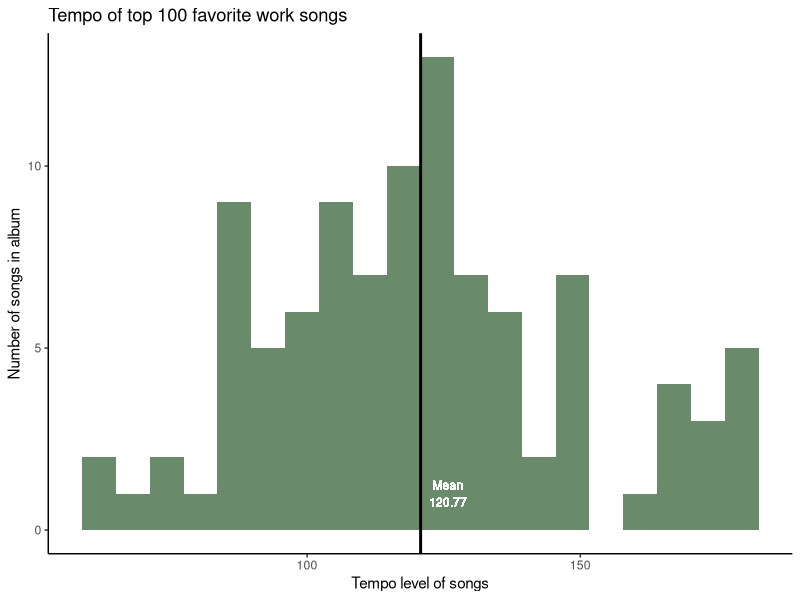
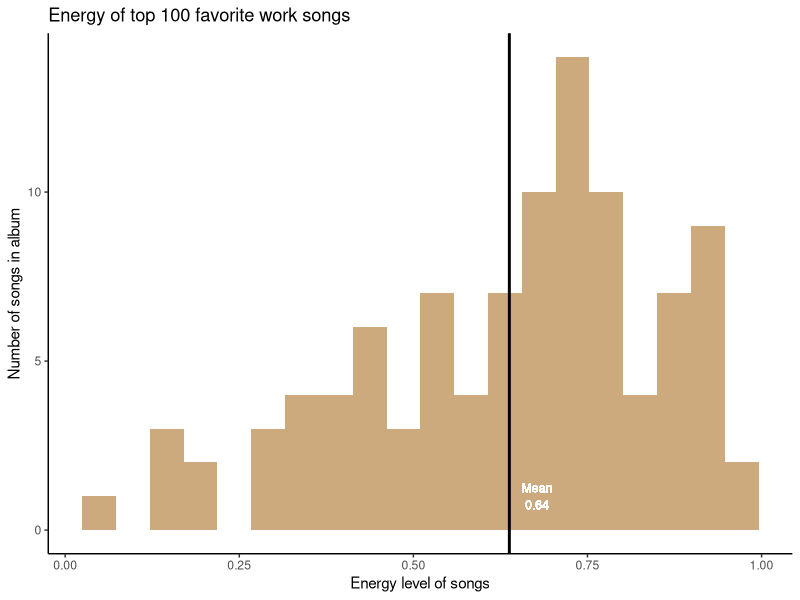
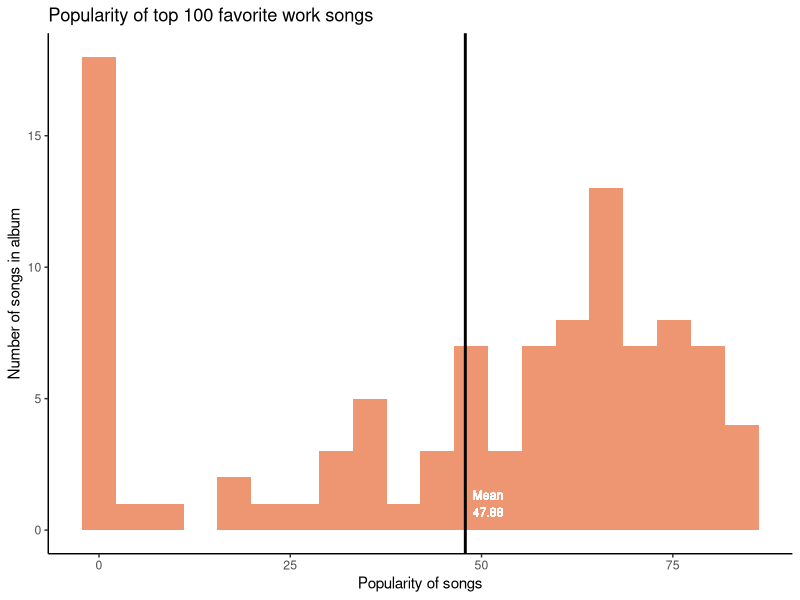
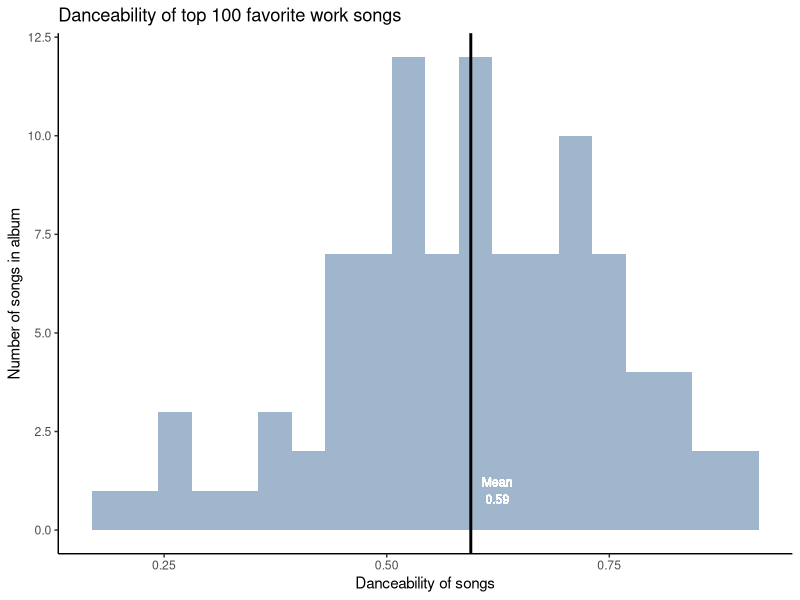
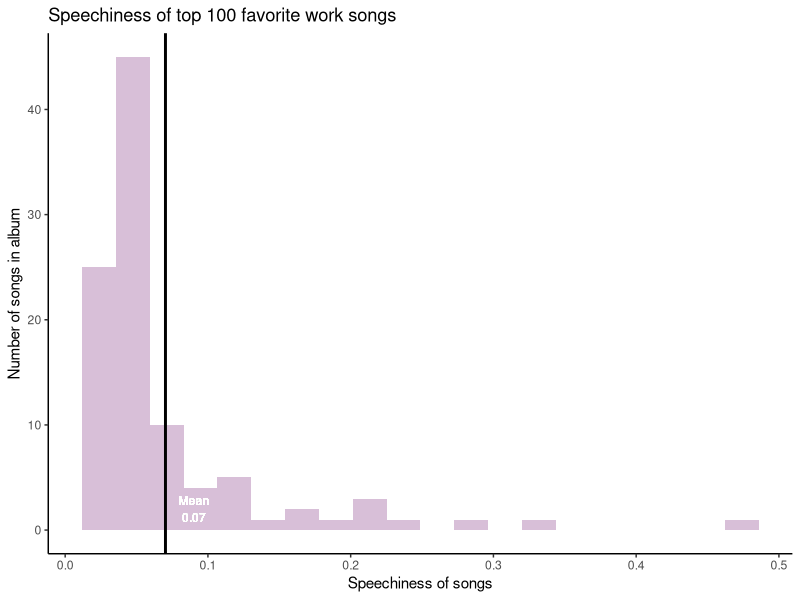
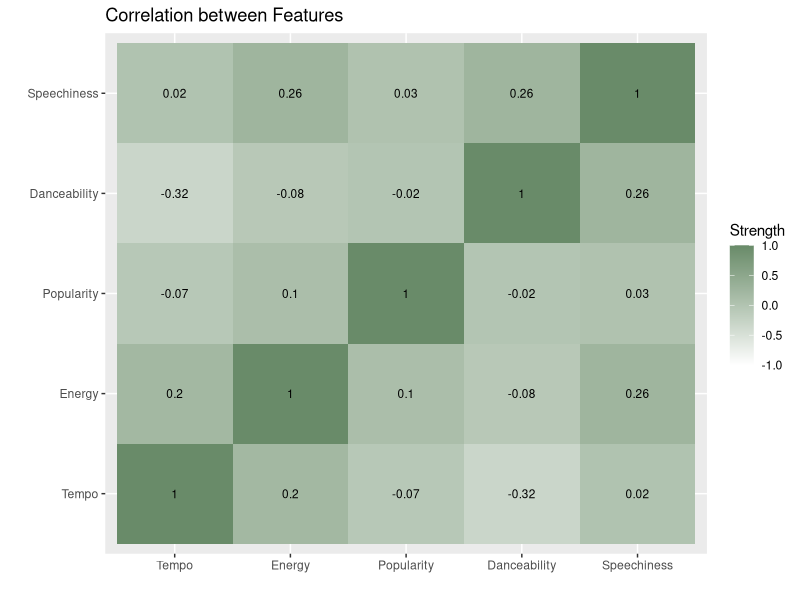

Reproduce these figures in R, in order.
## ---- chunk 1
knitr::opts_chunk$set(echo = TRUE)

#Loading in tidyverse library, mainly for readr, dplyr and ggplot2 packages
library(tidyverse)
library(stats)
library(reshape2)
library(Hmisc)


#Loading in data for of top 100 album, which I exported from exoportify.net
data<- read_csv("data/top_100.csv")

## ---- chunk 2

#PLotting the tempo level of songs
ggplot(data, aes(Tempo)) + 
  geom_histogram(fill = "darkseagreen4", bins = 20) +
  geom_vline(aes(xintercept = mean(Tempo)),col='black',size=1) +
  labs(title='Tempo of top 100 favorite work songs', x='Tempo level of songs', y='Number of songs in album')+
  geom_text(aes(x=mean(Tempo) +5, label=paste0("Mean\n",round(mean(Tempo), 2)), y=1), color = "white", size = 3) +
  theme_classic()


## ---- chunk 3

#PLotting the energy level of songs
ggplot(data, aes(Energy)) + 
  geom_histogram(fill = "burlywood3", bins = 20) +
  geom_vline(aes(xintercept = mean(Energy)),col='black',size=1) +
  labs(title='Energy of top 100 favorite work songs', x='Energy level of songs', y='Number of songs in album')+
  geom_text(aes(x=mean(Energy) + 0.04, label=paste0("Mean\n",round(mean(Energy), 2)), y=1), color = "white", size = 3) +
  theme_classic()


## ---- chunk 4

#PLotting the popularity level of songs
ggplot(data, aes(Popularity)) + 
  geom_histogram(fill = "lightsalmon2", bins = 20) +
  geom_vline(aes(xintercept = mean(Popularity)),col='black',size=1) +
  labs(title='Popularity of top 100 favorite work songs', x='Popularity of songs', y='Number of songs in album')+
  geom_text(aes(x=mean(Popularity) + 3, label=paste0("Mean\n",round(mean(Popularity), 2)), y=1), color = "white", size = 3) +
  theme_classic()

## ---- chunk 5

#PLotting the danceability level of songs
ggplot(data, aes(Danceability)) + 
  geom_histogram(fill = "slategray3", bins = 20) +
  geom_vline(aes(xintercept = mean(Danceability)),col='black',size=1) +
  labs(title='Danceability of top 100 favorite work songs', x='Danceability of songs', y='Number of songs in album')+
  geom_text(aes(x=mean(Danceability) + 0.03, label=paste0("Mean\n",round(mean(Danceability), 2)), y=1), color = "white", size = 3) +
  theme_classic()

## ---- chunk 6

#PLotting the speechiness level of songs
ggplot(data, aes(Speechiness)) + 
  geom_histogram(fill = "thistle", bins = 20) +
  geom_vline(aes(xintercept = mean(Speechiness)),col='black',size=1) +
  labs(title='Speechiness of top 100 favorite work songs', x='Speechiness of songs', y='Number of songs in album')+
  geom_text(aes(x=mean(Speechiness) + 0.02, label=paste0("Mean\n",round(mean(Speechiness), 2)), y=2), color = "white", size = 3) +
  theme_classic()

## ---- chunk 7
#testing normality of variables
shapiro.test(data$Tempo)
shapiro.test(data$Energy)
shapiro.test(data$Popularity)
shapiro.test(data$Danceability)
shapiro.test(data$Speechiness)

## ---- chunk 8

cor_data<- data %>% 
  select(Tempo, Energy, Popularity, Danceability, Speechiness)


# creating correlation matrix
corr_mat <- round(cor(cor_data, method = "spearman"),2)
 
# reduce the size of correlation matrix
melted_corr_mat <- melt(corr_mat)
 
# plotting the correlation heatmap
ggplot(data = melted_corr_mat, aes(x=Var1, y=Var2,
                                   fill=value)) +
geom_tile() +
  scale_fill_gradient('Strength', limits=c(-1, 1),
                      low = "white", high = "darkseagreen4") +
geom_text(aes(Var2, Var1, label = value),
          color = "black", size = 3) +
  labs(title='Correlation between Features', x='', y='')

## ---- chunk 9

rcorr(data.matrix(data[, c("Tempo", "Energy", "Popularity", "Danceability", "Speechiness")]),
             type = "spearman")
